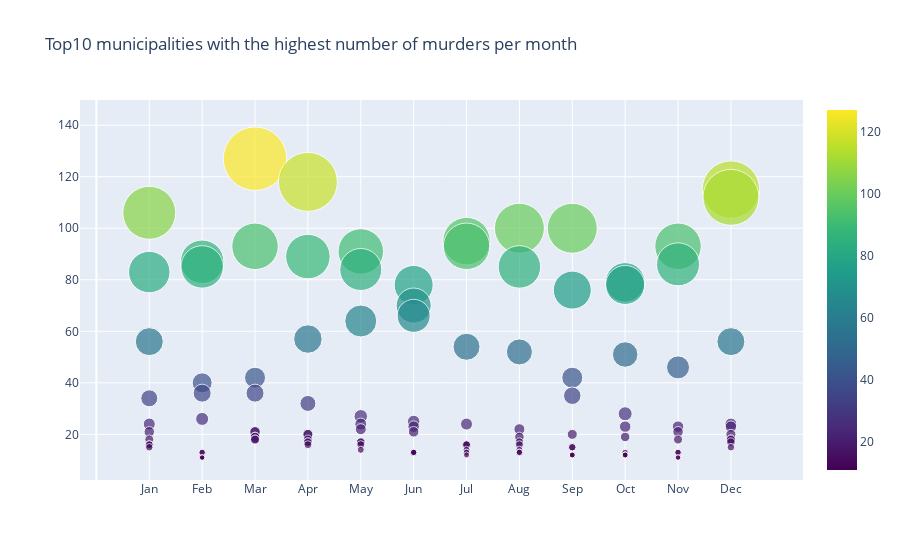

Notebook code cell kept with this figure:
### Code cell
fig = go.Figure(data=go.Scatter(x = top10_mun["Month"],
                                y = top10_mun["Cantidad"],
                                mode='markers',
                                marker=dict(
                                    size=top10_mun["Cantidad"]/2,
                                    color=top10_mun["Cantidad"], #set color equal to a variable
                                    colorscale='Viridis', # one of plotly colorscales
                                    showscale=True
                                ),
                                
                                text=top10_mun["Municipalities"])) # hover text goes here
fig.update_layout(title='Top10 municipalities with the highest number of murders per month')
fig.update_layout(
    xaxis = dict(
        tickmode = 'array',
        tickvals = [1, 2, 3, 4, 5, 6, 7, 8, 9, 10, 11, 12],
        ticktext = ['Jan', 'Feb', 'Mar', 'Apr', 'May', 'Jun', 'Jul', 'Aug', 'Sep', 'Oct', 'Nov', 'Dec']
    )
)

fig.show()

### Figure 1 — Plotly figure (JSON) as saved in the notebook; plotly's stock layout.template omitted (floating-point values rounded to 4 significant figures)
{"data": [{"marker": {"color": [106, 83, 56, 34, 24, 21, 18, 16, 16, 15, 87, 85, 40, 36, 26, 13, 13, 11, 11, 11, 127, 93, 42, 36, 21, 21, 19, 19, 18, 18, 118, 89, 57, 32, 20, 20, 18, 17, 17, 16, 91, 84, 64, 27, 24, 22, 17, 17, 16, 14, 78, 70, 66, 25, 23, 21, 13, 13, 13, 13, 95, 93, 54, 24, 16, 16, 16, 14, 13, 12, 100, 85, 52, 22, 19, 17, 16, 14, 13, 13, 100, 76, 42, 35, 20, 15, 15, 12, 12, 12, 79, 78, 51, 28, 23, 19, 13, 12, 12, 12, 93, 86, 46, 23, 21, 18, 13, 13, 11, 11, 115, 112, 56, 24, 23, 20, 18, 18, 17, 15], "colorscale": [[0, "#440154"], [0.1111, "#482878"], [0.2222, "#3e4989"], [0.3333, "#31688e"], [0.4444, "#26828e"], [0.5556, "#1f9e89"], [0.6667, "#35b779"], [0.7778, "#6ece58"], [0.8889, "#b5de2b"], [1, "#fde725"]], "showscale": true, "size": [53, 41.5, 28, 17, 12, 10.5, 9, 8, 8, 7.5, 43.5, 42.5, 20, 18, 13, 6.5, 6.5, 5.5, 5.5, 5.5, 63.5, 46.5, 21, 18, 10.5, 10.5, 9.5, 9.5, 9, 9, 59, 44.5, 28.5, 16, 10, 10, 9, 8.5, 8.5, 8, 45.5, 42, 32, 13.5, 12, 11, 8.5, 8.5, 8, 7, 39, 35, 33, 12.5, 11.5, 10.5, 6.5, 6.5, 6.5, 6.5, 47.5, 46.5, 27, 12, 8, 8, 8, 7, 6.5, 6, 50, 42.5, 26, 11, 9.5, 8.5, 8, 7, 6.5, 6.5, 50, 38, 21, 17.5, 10, 7.5, 7.5, 6, 6, 6, 39.5, 39, 25.5, 14, 11.5, 9.5, 6.5, 6, 6, 6, 46.5, 43, 23, 11.5, 10.5, 9, 6.5, 6.5, 5.5, 5.5, 57.5, 56, 28, 12, 11.5, 10, 9, 9, 8.5, 7.5]}, "mode": "markers", "text": ["CALI (CT)", "BOGOTÁ D.C. (CT)", "MEDELLÍN (CT)", "BARRANQUILLA (CT)", "CÚCUTA (CT)", "CARTAGENA (CT)", "SOACHA", "SAN ANDRES DE TUMACO", "VILLAVICENCIO (CT)", "YARUMAL", "BOGOTÁ D.C. (CT)", "CALI (CT)", "MEDELLÍN (CT)", "BARRANQUILLA (CT)", "SAN ANDRES DE TUMACO", "SOLEDAD", "TURBO", "CARTAGENA (CT)", "CAUCASIA", "MONTERÍA (CT)", "CALI (CT)", "BOGOTÁ D.C. (CT)", "MEDELLÍN (CT)", "SAN ANDRES DE TUMACO", "CARTAGENA (CT)", "CÚCUTA (CT)", "CAUCASIA", "SOACHA", "BARRANQUILLA (CT)", "TARAZÁ", "CALI (CT)", "BOGOTÁ D.C. (CT)", "MEDELLÍN (CT)", "BARRANQUILLA (CT)", "CÚCUTA (CT)", "TARAZÁ", "CARTAGENA (CT)", "JAMUNDÍ", "SAN ANDRES DE TUMACO", "SOLEDAD", "CALI (CT)", "BOGOTÁ D.C. (CT)", "MEDELLÍN (CT)", "SAN ANDRES DE TUMACO", "CARTAGENA (CT)", "BARRANQUILLA (CT)", "CAUCASIA", "SOLEDAD", "PALMIRA", "CÚCUTA (CT)", "CALI (CT)", "BOGOTÁ D.C. (CT)", "MEDELLÍN (CT)", "SAN ANDRES DE TUMACO", "BARRANQUILLA (CT)", "PALMIRA", "CARTAGENA (CT)", "CAUCASIA", "SOACHA", "TURBO", "CALI (CT)", "BOGOTÁ D.C. (CT)", "MEDELLÍN (CT)", "BARRANQUILLA (CT)", "CÚCUTA (CT)", "PALMIRA", "SAN ANDRES DE TUMACO", "SOACHA", "VALLEDUPAR (CT)", "NEIVA (CT)", "CALI (CT)", "BOGOTÁ D.C. (CT)", "MEDELLÍN (CT)", "CÚCUTA (CT)", "BARRANQUILLA (CT)", "SAN ANDRES DE TUMACO", "CAUCASIA", "BUCARAMANGA (CT)", "PEREIRA (CT)", "SOACHA", "BOGOTÁ D.C. (CT)", "CALI (CT)", "MEDELLÍN (CT)", "BARRANQUILLA (CT)", "CARTAGENA (CT)", "CÚCUTA (CT)", "SAN ANDRES DE TUMACO", "CAUCASIA", "JAMUNDÍ", "PEREIRA (CT)", "BOGOTÁ D.C. (CT)", "CALI (CT)", "MEDELLÍN (CT)", "BARRANQUILLA (CT)", "SAN ANDRES DE TUMACO", "CARTAGENA (CT)", "SOLEDAD", "BUENAVENTURA", "PALMIRA", "TULUÁ", "CALI (CT)", "BOGOTÁ D.C. (CT)", "MEDELLÍN (CT)", "CARTAGENA (CT)", "BARRANQUILLA (CT)", "SAN ANDRES DE TUMACO", "CÚCUTA (CT)", "SOLEDAD", "BUENAVENTURA", "CIUDAD BOLÍVAR", "BOGOTÁ D.C. (CT)", "CALI (CT)", "MEDELLÍN (CT)", "CARTAGENA (CT)", "BARRANQUILLA (CT)", "SOACHA", "BUENAVENTURA", "PALMIRA", "CÚCUTA (CT)", "CAUCASIA"], "type": "scatter", "x": [1, 1, 1, 1, 1, 1, 1, 1, 1, 1, 2, 2, 2, 2, 2, 2, 2, 2, 2, 2, 3, 3, 3, 3, 3, 3, 3, 3, 3, 3, 4, 4, 4, 4, 4, 4, 4, 4, 4, 4, 5, 5, 5, 5, 5, 5, 5, 5, 5, 5, 6, 6, 6, 6, 6, 6, 6, 6, 6, 6, 7, 7, 7, 7, 7, 7, 7, 7, 7, 7, 8, 8, 8, 8, 8, 8, 8, 8, 8, 8, 9, 9, 9, 9, 9, 9, 9, 9, 9, 9, 10, 10, 10, 10, 10, 10, 10, 10, 10, 10, 11, 11, 11, 11, 11, 11, 11, 11, 11, 11, 12, 12, 12, 12, 12, 12, 12, 12, 12, 12], "y": [106, 83, 56, 34, 24, 21, 18, 16, 16, 15, 87, 85, 40, 36, 26, 13, 13, 11, 11, 11, 127, 93, 42, 36, 21, 21, 19, 19, 18, 18, 118, 89, 57, 32, 20, 20, 18, 17, 17, 16, 91, 84, 64, 27, 24, 22, 17, 17, 16, 14, 78, 70, 66, 25, 23, 21, 13, 13, 13, 13, 95, 93, 54, 24, 16, 16, 16, 14, 13, 12, 100, 85, 52, 22, 19, 17, 16, 14, 13, 13, 100, 76, 42, 35, 20, 15, 15, 12, 12, 12, 79, 78, 51, 28, 23, 19, 13, 12, 12, 12, 93, 86, 46, 23, 21, 18, 13, 13, 11, 11, 115, 112, 56, 24, 23, 20, 18, 18, 17, 15]}], "layout": {"title": {"text": "Top10 municipalities with the highest number of murders per month"}, "xaxis": {"tickmode": "array", "ticktext": ["Jan", "Feb", "Mar", "Apr", "May", "Jun", "Jul", "Aug", "Sep", "Oct", "Nov", "Dec"], "tickvals": [1, 2, 3, 4, 5, 6, 7, 8, 9, 10, 11, 12]}}}
